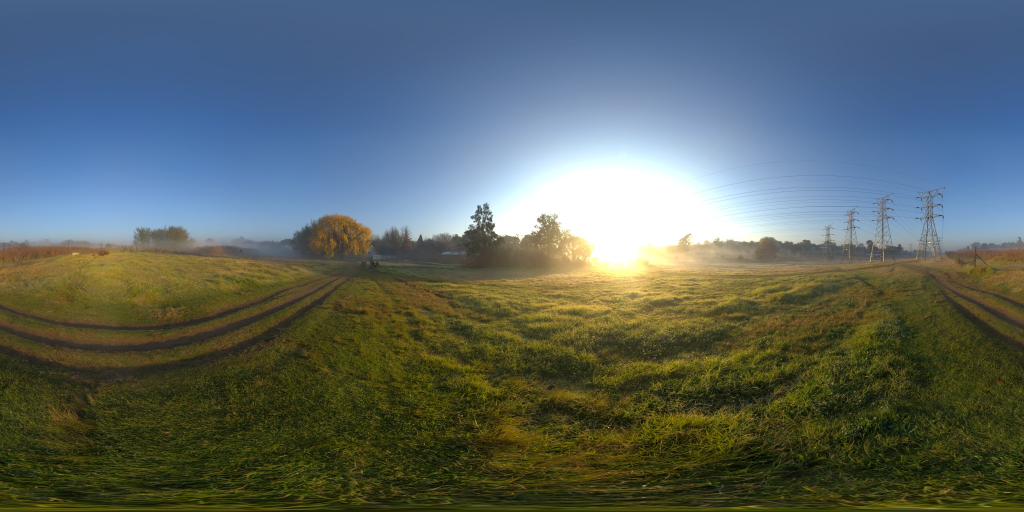
#> input picture assets/spruit-sunrise-2k.jpg, 2048 x 1024 px (shown at 1/2 size)
$ python prepare-environment.py
#> lines starting #> are read from the running program, lines starting #| are printed output that depends on the picture
"""Create valid local RGBE environment from CC0 Spruit Sunrise SDR photo.

This is a reconstruction with a synthetic solar disk, not calibrated captured HDR.
No network requests; Pillow and NumPy are used only for offline asset preparation.
"""
from pathlib import Path
from PIL import Image
import numpy as np
import json
import hashlib

root = Path(__file__).resolve().parent
w, h = 512, 256
photo = np.asarray(Image.open(root / 'spruit-sunrise-2k.jpg').convert('RGB').resize((w,h), Image.Resampling.LANCZOS), dtype=np.float64) / 255.0
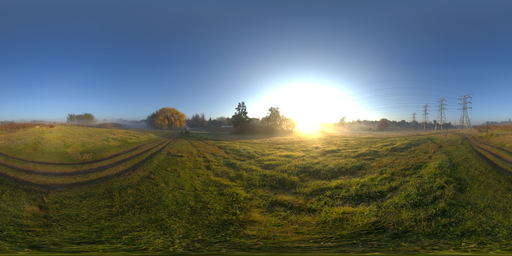
#> photo: shape (256, 512, 3) float64; mean R, G, B 0.355, 0.398, 0.388
linear = np.where(photo <= 0.04045, photo / 12.92, ((photo + 0.055) / 1.055) ** 2.4) * 1.2
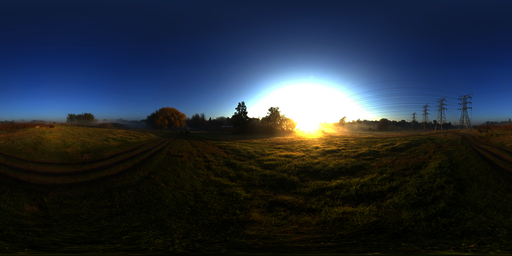
#> linear: shape (256, 512, 3) float64; mean R, G, B 0.173, 0.213, 0.27; drawn with min black and max white
# Equirectangular file rows run from north/top to south/bottom; HDRLoader flips Y.
u, v = np.meshgrid((np.arange(w) + 0.5) / w, (np.arange(h) + 0.5) / h)
longitude = (u - 0.5) * (2 * np.pi)
latitude = (0.5 - v) * np.pi
direction = np.stack([np.cos(latitude)*np.cos(longitude), np.sin(latitude), np.cos(latitude)*np.sin(longitude)], axis=-1)
sun = np.array([-45.0,45.0,38.0]); sun /= np.linalg.norm(sun)
angle = np.arccos(np.clip(direction @ sun, -1.0, 1.0))
disk = 20.0 * np.exp(-0.5 * (angle / np.deg2rad(0.8)) ** 2)
halo = 0.14 * np.exp(-0.5 * (angle / np.deg2rad(7.0)) ** 2)
linear += (disk + halo)[...,None] * np.array([1.0,0.89,0.72])
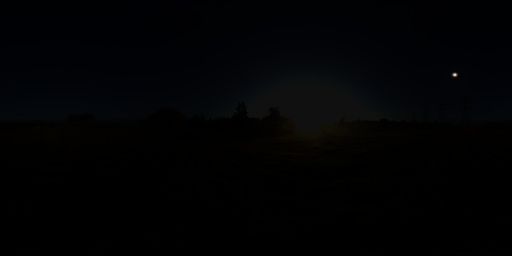
#> linear: shape (256, 512, 3) float64; mean R, G, B 0.175, 0.215, 0.272; drawn with min black and max white
# Standard Radiance RGBE: mantissa bytes share an exponent with bias 128.
peak = np.max(linear, axis=-1)
mantissa, exponent = np.frexp(peak)
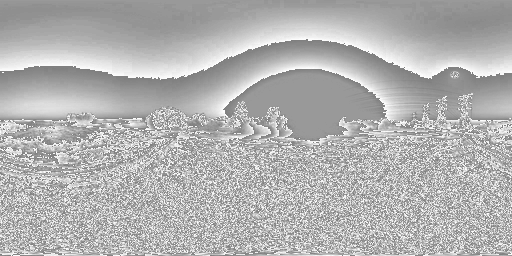
#> mantissa: shape (256, 512) float64; min 0.5, max 1, mean 0.701
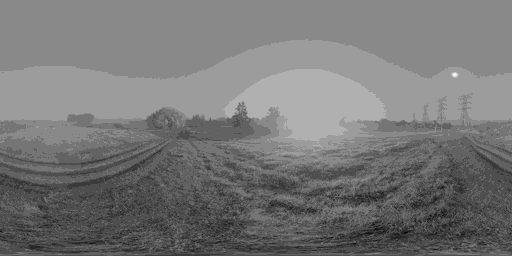
#> exponent: shape (256, 512) int32; min -8, max 5, mean -1.92; drawn with min black and max white
scale = np.divide(mantissa*256.0, peak, out=np.zeros_like(peak), where=peak>1e-32)
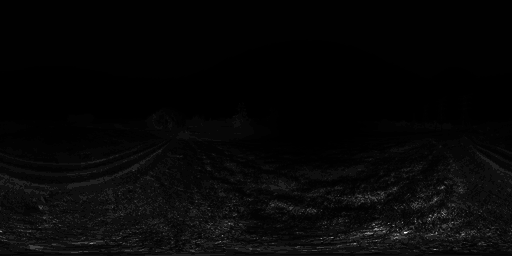
#> scale: shape (256, 512) float64; min 8, max 65536, mean 1974.1; drawn with min black and max white
rgbe = np.zeros((h,w,4), dtype=np.uint8)
rgbe[...,:3] = np.clip(np.floor(linear*scale[...,None]),0,255).astype(np.uint8)
rgbe[...,3] = np.where(peak>1e-32, exponent+128, 0).astype(np.uint8)
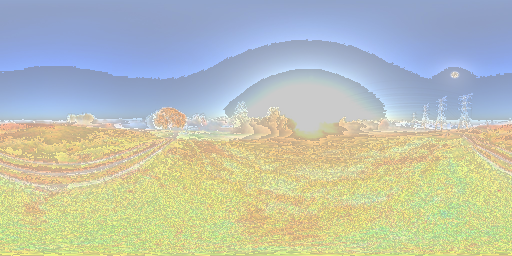
#> rgbe: shape (256, 512, 4); mean R, G, B, A 120.1, 132, 102.7, 126.1; transparent parts drawn white
assert tuple(rgbe[0,0,:2]) != (2,2), 'Raw scanline must not trigger RLE sentinel'
header = b'#?RADIANCE\n# Reconstructed SDR photograph with synthetic sun; not captured HDR\nFORMAT=32-bit_rle_rgbe\n\n-Y 256 +X 512\n'
(root / 'morning-sky.hdr').write_bytes(header+rgbe.tobytes())
# Independently decode using the Three HDRLoader RGBE formula and check half data.
decoded = rgbe[...,:3].astype(np.float64) * (2.0**(rgbe[...,3].astype(np.int16)-128)/255.0)[...,None]
assert decoded.shape == (256,512,3) and np.isfinite(decoded).all()
assert 1.0 < decoded.max() < 32.0 and not np.any(decoded>=65504)
assert np.isfinite(decoded.astype(np.float16)).all()
#> (the run stopped early here; a loop or call above may not have finished)
